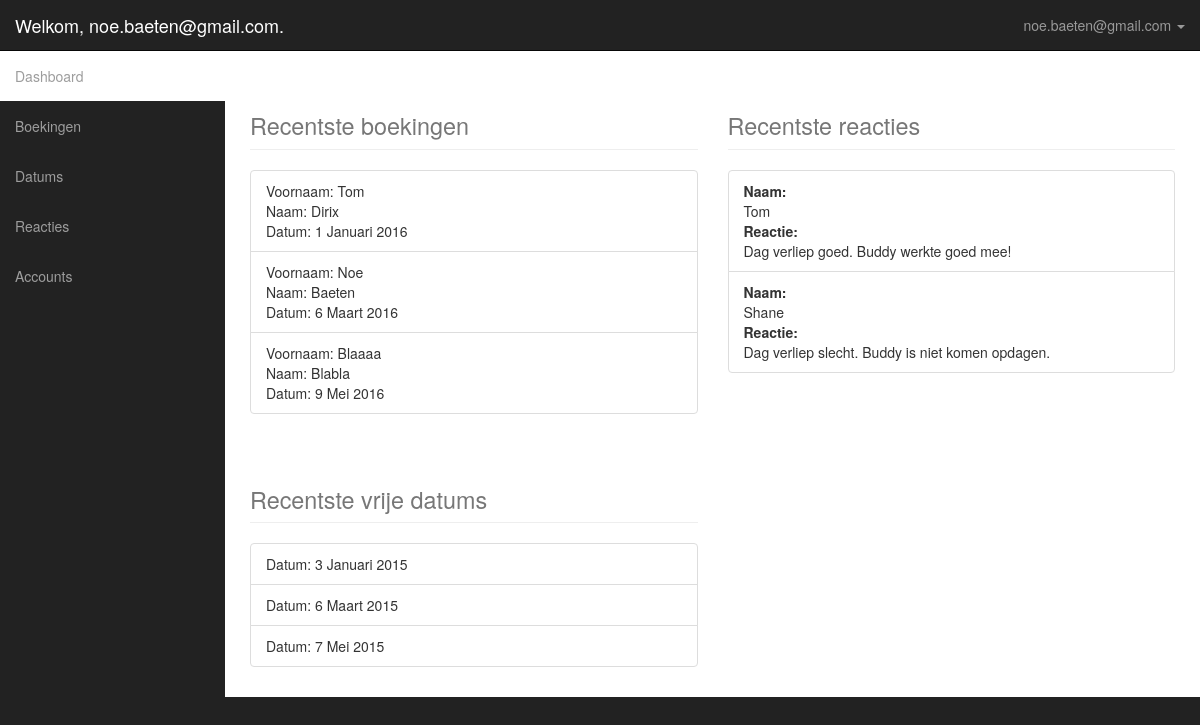
Page /admindashboard.php (signed in) on the committed database.
### tables this page shows
CREATE TABLE `tblboekingen` (
`boekingID` int(11) NOT NULL,
  `studentID` int(11) NOT NULL,
  `buddieID` int(11) NOT NULL,
  `datumID` int(11) NOT NULL,
  `boekingTijd` time NOT NULL,
  `boekingNaam` varchar(250) NOT NULL,
  `boekingVoornaam` varchar(250) NOT NULL,
  `boekingDag` varchar(250) NOT NULL,
  `boekingMaand` varchar(250) NOT NULL,
  `boekingJaar` varchar(250) NOT NULL
);

CREATE TABLE `tblreacties` (
`reactiesID` int(11) NOT NULL,
  `reactiesNaam` varchar(250) NOT NULL,
  `reactiesComment` text NOT NULL
);

CREATE TABLE `tbldatums` (
`datumID` int(11) NOT NULL,
  `datumDag` varchar(250) NOT NULL,
  `datumMaand` varchar(250) NOT NULL,
  `datumJaar` varchar(250) NOT NULL
);

### classes/Boeking.class.php (called while the page is built, shortened)
<?php
	class Boeking
	{
		public function getRecentBoekingen()
			{
				$conn = Db::getInstance();
				$allBoekings = $conn->query("SELECT * FROM tblboekingen LIMIT 3");
				return $allBoekings;
			}
	}
?>

### classes/Reacties.class.php (called while the page is built, shortened)
<?php
	class Reacties
	{
		public function getRecentReacties()
			{
				$conn = Db::getInstance();
				$allReacties = $conn->query("SELECT * FROM tblreacties LIMIT 2");
				return $allReacties;
			}
	}
?>

### classes/Datum.class.php (called while the page is built, shortened)
<?php
	class Datum
	{
		public function ShowRecentDate()
		{
			$conn = Db::getInstance();
			$allDates = $conn->query("SELECT * FROM tbldatums LIMIT 3");
			return $allDates;
		}
	}
?>

### adminDashboard.php (the view, shortened to what this page needs)
<?php
    include_once("classes/Boeking.class.php");
    include_once("classes/Datum.class.php");
    include_once("classes/Reacties.class.php");
    $b = new Boeking();
    $allBoekings = $b->getRecentBoekingen();
    $d = new Datum();
    $allDate = $d->ShowRecentDate();
    $r = new Reacties();
    $allReacties = $r->getRecentReacties();
?>
<!DOCTYPE html>
<html>
<head>
    <link href="css/bootstrap.min.css" rel="stylesheet">
    <link href="css/sb-admin.css" rel="stylesheet">
</head>
<body>
	<div id="wrapper">
        <nav class="navbar navbar-inverse navbar-fixed-top" role="navigation">
            <div class="navbar-header">
                <a class="navbar-brand" href="index.html">Welkom, <?php echo $_SESSION["email"];?>.</a>
            </div>
            <ul class="nav navbar-right top-nav">
                <li class="dropdown">
                    <a href="#" class="dropdown-toggle" data-toggle="dropdown"><i class="fa fa-user"></i> <?php echo $_SESSION["email"] . " ";?> <b class="caret"></b></a>
                </li>
            </ul>
            <div class="collapse navbar-collapse navbar-ex1-collapse">
                <ul class="nav navbar-nav side-nav">
                    <li class="selected">
                        <a href="admindashboard.php"><i class="fa fa-fw fa-dashboard"></i> Dashboard</a>
                    </li>
                    <li>
                        <a href="adminboekingen.php"><i class="fa fa-fw fa-bar-chart-o"></i> Boekingen</a>
                    </li>
                    <li>
                        <a href="admindatums.php"><i class="fa fa-fw fa-edit"></i> Datums</a>
                    </li>
                    <li>
                        <a href="adminreacties.php"><i class="fa fa-fw fa-desktop"></i> Reacties</a>
                    </li>
                    <li>
                        <a href="adminaccounts.php"><i class="fa fa-fw fa-table"></i> Accounts</a>
                    </li>
                </ul>
            </div>
        </nav>
        <div id="page-wrapper">
            <div class="container-fluid">
                <div class="row">
                    <div class="col-lg-6">
                        <h1 class="page-header">
                            <small>Recentste boekingen</small>
                        </h1>
                        <ul class="list-group">
                            <?php
                                while($boeking = $allBoekings->fetch(PDO::FETCH_ASSOC))
                                {
                                    echo "<li class='list-group-item'>Voornaam: " . $boeking["boekingVoornaam"] . "<br />";
                                    echo "Naam: " . $boeking["boekingNaam"] . "<br />";
                                    echo "Datum: " . $boeking["boekingDag"] . " " . $boeking["boekingMaand"] . " " . $boeking['boekingJaar'] . "<br />";
                                    echo "</li>";
                                }
                            ?>
                        </ul>
                    </div>
                    <div class="col-lg-6">
                        <h1 class="page-header">
                            <small>Recentste reacties</small>
                        </h1>
                        <ul class="list-group">
                            <?php
                                while($reactie = $allReacties->fetch(PDO::FETCH_ASSOC))
                                {
                                    echo "<li class='list-group-item'><strong>Naam:</strong><br/>" . $reactie["reactiesNaam"] . "<br />";
                                    echo "<strong>Reactie:</strong><br />" . $reactie["reactiesComment"] . "<br />";
                                    echo "</li>";
                                }
                            ?>
                        </ul>
                    </div>
                </div>
                <div class="row">
                    <div class="col-lg-6">
                        <h1 class="page-header">
                            <small>Recentste vrije datums</small>
                        </h1>
                        <ul class="list-group">
                            <?php
                                while($date = $allDate->fetch(PDO::FETCH_ASSOC))
                                {
                                    echo "<li class='list-group-item'>Datum: " . $date["datumDag"] . " " . $date["datumMaand"] . " " . $date["datumJaar"];
                                    echo "</li>";
                                }
                            ?>
                        </ul>
                    </div>
                </div>
            </div>
        </div>
	</div>
</body>
</html>

### css/sb-admin.css (style rules this page uses)
body { margin-top: 100px; background-color: #222; }
@media (min-width:768px) { body { margin-top: 50px; } }
#wrapper { padding-left: 0; }
#page-wrapper { width: 100%; padding: 0; background-color: #fff; }
@media (min-width:768px) { #wrapper { padding-left: 225px; } }
@media (min-width:768px) { #page-wrapper { padding: 10px; } }
.top-nav { padding: 0 15px; }
.top-nav>li { display: inline-block; float: left; }
.top-nav>li>a { padding-top: 15px; padding-bottom: 15px; line-height: 20px; color: #999; }
@media (min-width:768px) { .side-nav { position: fixed; top: 51px; left: 225px; width: 225px; margin-left: -225px; border: none; border-radius: 0; overflow-y: auto; background-color: #222; bottom: 0; overflow-x: hidden; padding-bottom: 40px; } }
@media (min-width:768px) { .side-nav>li>a { width: 225px; } }
@media (min-width:768px) { .side-nav li.selected { background-color: #FFF !important; color: #000 !important; } }

### rows in the picture
tblboekingen: boekingVoornaam "Tom", boekingNaam "Dirix", boekingDag "1", boekingMaand "Januari", boekingJaar "2016"
tblboekingen: boekingVoornaam "Noe", boekingNaam "Baeten", boekingDag "6", boekingMaand "Maart", boekingJaar "2016"
tblboekingen: boekingVoornaam "Blaaaa", boekingNaam "Blabla", boekingDag "9", boekingMaand "Mei", boekingJaar "2016"
tblreacties: reactiesNaam "Tom", reactiesComment "Dag verliep goed. Buddy werkte goed mee!"
tblreacties: reactiesNaam "Shane", reactiesComment "Dag verliep slecht. Buddy is niet komen opdagen."
tbldatums: datumDag "3", datumMaand "Januari", datumJaar "2015"
tbldatums: datumDag "6", datumMaand "Maart", datumJaar "2015"
tbldatums: datumDag "7", datumMaand "Mei", datumJaar "2015"

### other values in the picture
$_SESSION["email"] "noe.baeten@gmail.com"
